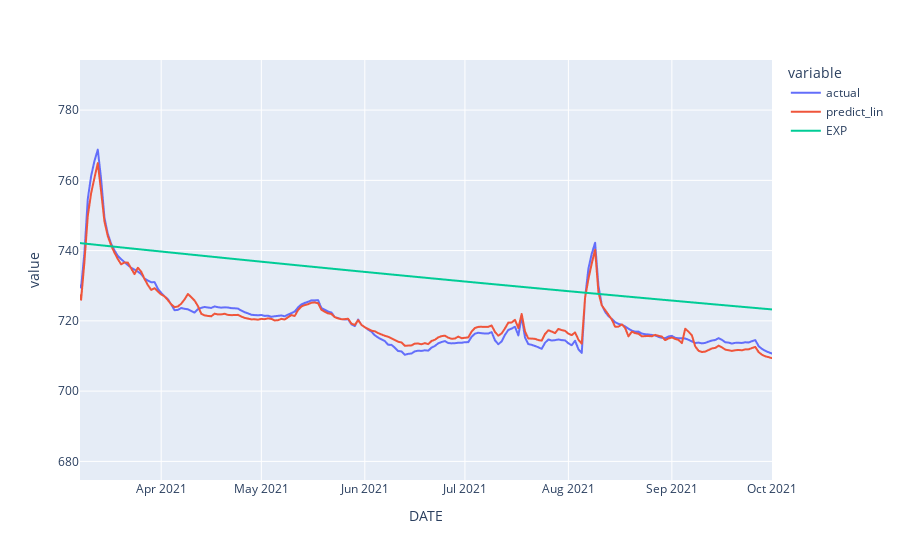

Notebook code cell kept with this figure:
### Code cell
plot = pd.DataFrame(index = y.index)
plot['actual'] = y
# plot['predict_stack'] = pipeline.predict(X)
plot['predict_lin'] = pipeline_lin.predict(X)
# plot['predict_CBR'] = pipeline_CBR.predict(X)
plot['EXP'] = X['EXP_PRED']
px.line(plot)

### Figure 1 — Plotly figure (JSON) as saved in the notebook; plotly's stock layout.template omitted (floating-point values rounded to 4 significant figures; data arrays with more than 128 entries replaced by an {"elided": "..."} marker saying what was removed)
{"data": [{"hovertemplate": "variable=actual<br>DATE=%{x}<br>value=%{y}<extra></extra>", "legendgroup": "actual", "line": {"color": "#636efa", "dash": "solid"}, "marker": {"symbol": "circle"}, "mode": "lines", "name": "actual", "showlegend": true, "type": "scattergl", "x": {"elided": "2223 str values"}, "xaxis": "x", "y": {"elided": "2223 float values"}, "yaxis": "y"}, {"hovertemplate": "variable=predict_lin<br>DATE=%{x}<br>value=%{y}<extra></extra>", "legendgroup": "predict_lin", "line": {"color": "#EF553B", "dash": "solid"}, "marker": {"symbol": "circle"}, "mode": "lines", "name": "predict_lin", "showlegend": true, "type": "scattergl", "x": {"elided": "2223 str values"}, "xaxis": "x", "y": {"elided": "2223 float values"}, "yaxis": "y"}, {"hovertemplate": "variable=EXP<br>DATE=%{x}<br>value=%{y}<extra></extra>", "legendgroup": "EXP", "line": {"color": "#00cc96", "dash": "solid"}, "marker": {"symbol": "circle"}, "mode": "lines", "name": "EXP", "showlegend": true, "type": "scattergl", "x": {"elided": "2223 str values"}, "xaxis": "x", "y": {"elided": "2223 float values"}, "yaxis": "y"}], "layout": {"autosize": true, "legend": {"title": {"text": "variable"}, "tracegroupgap": 0}, "margin": {"t": 60}, "xaxis": {"anchor": "y", "autorange": false, "domain": [0, 1], "range": ["2021-03-07 16:10:25.877", "2021-10-01"], "title": {"text": "DATE"}, "type": "date"}, "yaxis": {"anchor": "x", "autorange": false, "domain": [0, 1], "range": [674.7, 794.3], "title": {"text": "value"}, "type": "linear"}}}
